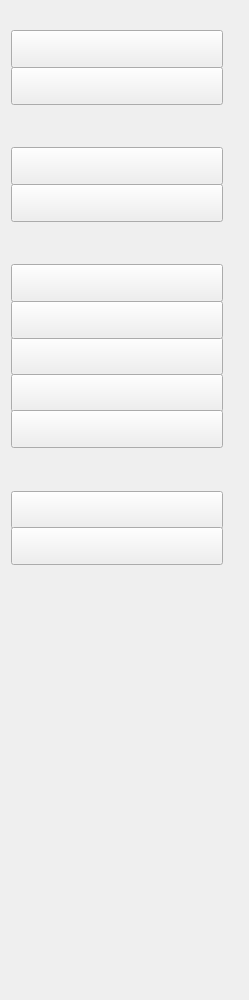
     <widget class="QWidget" name="Left">
      <property name="geometry">
       <rect>
        <x>0</x>
        <y>0</y>
        <width>249</width>
        <height>1000</height>
       </rect>
      </property>
      <property name="minimumSize">
       <size>
        <width>0</width>
        <height>1000</height>
       </size>
      </property>
      <property name="maximumSize">
       <size>
        <width>16777215</width>
        <height>1000</height>
       </size>
      </property>
      <layout class="QGridLayout" name="gridLayout_2">
       <property name="leftMargin">
        <number>0</number>
       </property>
       <property name="topMargin">
        <number>0</number>
       </property>
       <property name="rightMargin">
        <number>0</number>
       </property>
       <property name="bottomMargin">
        <number>0</number>
       </property>
       <property name="spacing">
        <number>0</number>
       </property>
       <item row="0" column="0">
        <layout class="QVBoxLayout" name="verticalLayout_38">
         <property name="spacing">
          <number>0</number>
         </property>
         <item>
          <widget class="QWidget" name="left" native="true">
           <property name="minimumSize">
            <size>
             <width>247</width>
             <height>580</height>
            </size>
           </property>
           <property name="maximumSize">
            <size>
             <width>247</width>
             <height>580</height>
            </size>
           </property>
           <widget class="QPushButton" name="btn_maketoolcard">
            <property name="geometry">
             <rect>
              <x>10</x>
              <y>337</y>
              <width>212</width>
              <height>38</height>
             </rect>
            </property>
            <property name="text">
             <string/>
            </property>
            <property name="checkable">
             <bool>true</bool>
            </property>
           </widget>
           <widget class="QPushButton" name="btn_cardlog">
            <property name="geometry">
             <rect>
              <x>10</x>
              <y>184</y>
              <width>212</width>
              <height>38</height>
             </rect>
            </property>
            <property name="text">
             <string/>
            </property>
            <property name="checkable">
             <bool>true</bool>
            </property>
           </widget>
           <widget class="QPushButton" name="btn_losscard">
            <property name="geometry">
             <rect>
              <x>10</x>
              <y>374</y>
              <width>212</width>
              <height>38</height>
             </rect>
            </property>
            <property name="text">
             <string/>
            </property>
            <property name="checkable">
             <bool>true</bool>
            </property>
           </widget>
           <widget class="QPushButton" name="btn_remakecard">
            <property name="geometry">
             <rect>
              <x>10</x>
              <y>410</y>
              <width>212</width>
              <height>38</height>
             </rect>
            </property>
            <property name="text">
             <string/>
            </property>
            <property name="checkable">
             <bool>true</bool>
            </property>
           </widget>
           <widget class="QPushButton" name="btn_user">
            <property name="geometry">
             <rect>
              <x>10</x>
              <y>30</y>
              <width>212</width>
              <height>38</height>
             </rect>
            </property>
            <property name="text">
             <string/>
            </property>
            <property name="checkable">
             <bool>true</bool>
            </property>
            <property name="checked">
             <bool>false</bool>
            </property>
           </widget>
           <widget class="QPushButton" name="btn_cellinfo">
            <property name="geometry">
             <rect>
              <x>10</x>
              <y>491</y>
              <width>212</width>
              <height>38</height>
             </rect>
            </property>
            <property name="text">
             <string/>
            </property>
            <property name="checkable">
             <bool>true</bool>
            </property>
           </widget>
           <widget class="QPushButton" name="btn_admin">
            <property name="geometry">
             <rect>
              <x>10</x>
              <y>67</y>
              <width>212</width>
              <height>38</height>
             </rect>
            </property>
            <property name="text">
             <string/>
            </property>
            <property name="checkable">
             <bool>true</bool>
            </property>
           </widget>
           <widget class="QPushButton" name="btn_makeadmincard">
            <property name="geometry">
             <rect>
              <x>10</x>
              <y>301</y>
              <width>212</width>
              <height>38</height>
             </rect>
            </property>
            <property name="text">
             <string/>
            </property>
            <property name="checkable">
             <bool>true</bool>
            </property>
           </widget>
           <widget class="QPushButton" name="btn_elevatorinfo">
            <property name="geometry">
             <rect>
              <x>10</x>
              <y>527</y>
              <width>212</width>
              <height>38</height>
             </rect>
            </property>
            <property name="text">
             <string/>
            </property>
            <property name="checkable">
             <bool>true</bool>
            </property>
           </widget>
           <widget class="QPushButton" name="btn_makeownercard">
            <property name="geometry">
             <rect>
              <x>10</x>
              <y>264</y>
              <width>212</width>
              <height>38</height>
             </rect>
            </property>
            <property name="text">
             <string/>
            </property>
            <property name="checkable">
             <bool>true</bool>
            </property>
           </widget>
           <widget class="QPushButton" name="btn_cardlist">
            <property name="geometry">
             <rect>
              <x>10</x>
              <y>147</y>
              <width>212</width>
              <height>38</height>
             </rect>
            </property>
            <property name="text">
             <string/>
            </property>
            <property name="checkable">
             <bool>true</bool>
            </property>
           </widget>
          </widget>
         </item>
         <item>
          <widget class="QWidget" name="widget_left_bottom" native="true">
           <property name="sizePolicy">
            <sizepolicy hsizetype="Preferred" vsizetype="Expanding">
             <horstretch>0</horstretch>
             <verstretch>0</verstretch>
            </sizepolicy>
           </property>
           <property name="minimumSize">
            <size>
             <width>247</width>
             <height>0</height>
            </size>
           </property>
           <property name="maximumSize">
            <size>
             <width>247</width>
             <height>16777215</height>
            </size>
           </property>
          </widget>
         </item>
        </layout>
       </item>
      </layout>
      <zorder></zorder>
     </widget>
